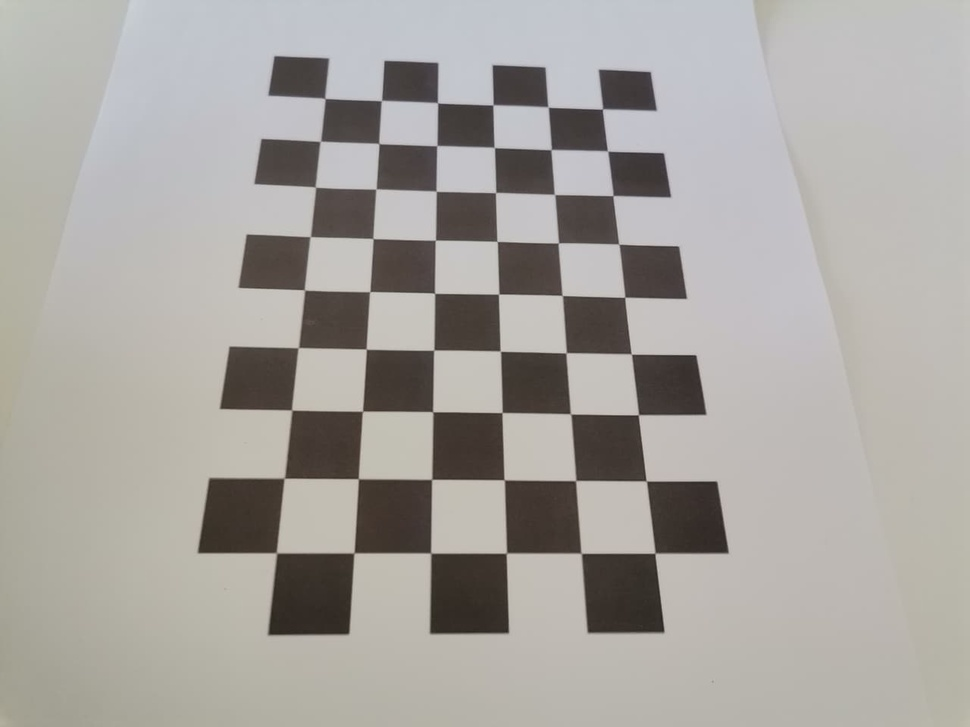
#> input picture Cheesboard/left (1).jpeg, 970 x 727 px, shrunk from 1280 x 960 before the run
$ python camera_calibration.py 'Cheesboard/left (1).jpeg'
#> lines starting #> are read from the running program, lines starting #| are printed output that depends on the picture; long printed decimals are rounded
### common.py

from __future__ import print_function
import sys
PY3 = sys.version_info[0] == 3

if PY3:
    from functools import reduce

import numpy as np
import cv2 as cv

import os
import itertools as it
from contextlib import contextmanager

image_extensions = ['.bmp', '.jpg', '.jpeg', '.png', '.tif', '.tiff', '.pbm', '.pgm', '.ppm']

class Bunch(object):
    def __init__(self, **kw):
        self.__dict__.update(kw)
    def __str__(self):
        return str(self.__dict__)

def splitfn(fn):
    path, fn = os.path.split(fn)
    name, ext = os.path.splitext(fn)
    return path, name, ext

def anorm2(a):
    return (a*a).sum(-1)
def anorm(a):
    return np.sqrt( anorm2(a) )

# [44 lines left out: functions homotrans, to_rect, rect2rect_mtx, lookat, mtx2rvec, draw_str, not called in this run]

class Sketcher:
    # [8 lines left out: function __init__, not called in this run]

    def show(self):
        cv.imshow(self.windowname, self.dests[0])

    # [13 lines left out: function on_mouse, not called in this run]


_jet_data =   {'red':   ((0., 0, 0), (0.35, 0, 0), (0.66, 1, 1), (0.89,1, 1),
                         (1, 0.5, 0.5)),
               'green': ((0., 0, 0), (0.125,0, 0), (0.375,1, 1), (0.64,1, 1),
                         (0.91,0,0), (1, 0, 0)),
               'blue':  ((0., 0.5, 0.5), (0.11, 1, 1), (0.34, 1, 1), (0.65,0, 0),
                         (1, 0, 0))}

cmap_data = { 'jet' : _jet_data }

# [14 lines left out: function make_cmap, not called in this run]

def nothing(*arg, **kw):
    pass

def clock():
    return cv.getTickCount() / cv.getTickFrequency()

# [8 lines left out: function Timer, not called in this run]

class StatValue:
    def __init__(self, smooth_coef = 0.5):
        self.value = None
        self.smooth_coef = smooth_coef
    # [6 lines left out: function update, not called in this run]

class RectSelector:
    # [31 lines left out: functions __init__, onmouse, draw, not called in this run]
    @property
    def dragging(self):
        return self.drag_rect is not None


# [20 lines left out: functions grouper, mosaic, not called in this run]

def getsize(img):
    h, w = img.shape[:2]
    return w, h

def mdot(*args):
    return reduce(np.dot, args)

# [4 lines left out: function draw_keypoints, not called in this run]

### camera_calibration.py

from __future__ import print_function

import numpy as np
import cv2 as cv

# local modules
from common import splitfn


# built-in modules
import os

def main():
    import sys
    import getopt
    from glob import glob

    args, img_names = getopt.getopt(sys.argv[1:], 'w:h:t:', ['debug=','square_size=', 'marker_size=',
                                                      'aruco_dict=', 'threads=', ])
    args = dict(args)
    args.setdefault('--debug', './output/')
    args.setdefault('-w', 6)
    args.setdefault('-h', 9)
    args.setdefault('-t', 'chessboard')
    args.setdefault('--square_size', 10)
    args.setdefault('--marker_size', 5)
    args.setdefault('--aruco_dict', 'DICT_4X4_50')
    args.setdefault('--threads', 4)

    if not img_names:
        img_mask = 'data/left*.jpeg'  # default
        img_names = glob(img_mask)

    debug_dir = args.get('--debug')
    if debug_dir and not os.path.isdir(debug_dir):
        os.mkdir(debug_dir)

    height = int(args.get('-h'))
    width = int(args.get('-w'))
    pattern_type = str(args.get('-t'))
    square_size = float(args.get('--square_size'))
    marker_size = float(args.get('--marker_size'))
    aruco_dict_name = str(args.get('--aruco_dict'))

    pattern_size = (width, height)
    if pattern_type == 'chessboard':
        pattern_points = np.zeros((np.prod(pattern_size), 3), np.float32)
        pattern_points[:, :2] = np.indices(pattern_size).T.reshape(-1, 2)
        pattern_points *= square_size

    obj_points = []
    img_points = []
    h, w = cv.imread(img_names[0], cv.IMREAD_GRAYSCALE).shape[:2]  # TODO: use imquery call to retrieve results
#> h = 727; w = 970

    aruco_dicts = {
        'DICT_4X4_50': cv.aruco.DICT_4X4_50,
        'DICT_4X4_100': cv.aruco.DICT_4X4_100,
        'DICT_4X4_250': cv.aruco.DICT_4X4_250,
        'DICT_4X4_1000': cv.aruco.DICT_4X4_1000,
        'DICT_5X5_50': cv.aruco.DICT_5X5_50,
        'DICT_5X5_100': cv.aruco.DICT_5X5_100,
        'DICT_5X5_250': cv.aruco.DICT_5X5_250,
        'DICT_5X5_1000': cv.aruco.DICT_5X5_1000,
        'DICT_6X6_50': cv.aruco.DICT_6X6_50,
        'DICT_6X6_100': cv.aruco.DICT_6X6_100,
        'DICT_6X6_250': cv.aruco.DICT_6X6_250,
        'DICT_6X6_1000': cv.aruco.DICT_6X6_1000,
        'DICT_7X7_50': cv.aruco.DICT_7X7_50,
        'DICT_7X7_100': cv.aruco.DICT_7X7_100,
        'DICT_7X7_250': cv.aruco.DICT_7X7_250,
        'DICT_7X7_1000': cv.aruco.DICT_7X7_1000,
        'DICT_ARUCO_ORIGINAL': cv.aruco.DICT_ARUCO_ORIGINAL,
        'DICT_APRILTAG_16h5': cv.aruco.DICT_APRILTAG_16h5,
        'DICT_APRILTAG_25h9': cv.aruco.DICT_APRILTAG_25h9,
        'DICT_APRILTAG_36h10': cv.aruco.DICT_APRILTAG_36h10,
        'DICT_APRILTAG_36h11': cv.aruco.DICT_APRILTAG_36h11,
        'DICT_ARUCO_MIP_36h12': cv.aruco.DICT_ARUCO_MIP_36h12
    }

    if (aruco_dict_name not in set(aruco_dicts.keys())):
        print("unknown aruco dictionary name")
        return None
    aruco_dict = cv.aruco.getPredefinedDictionary(aruco_dicts[aruco_dict_name])
    board = cv.aruco.CharucoBoard(pattern_size, square_size, marker_size, aruco_dict)
    charuco_detector = cv.aruco.CharucoDetector(board)

    def processImage(fn):
#> called with fn = 'Cheesboard/left (1).jpeg'
        print('processing %s... ' % fn)
        img = cv.imread(fn, cv.IMREAD_GRAYSCALE)
        if img is None:
            print("Failed to load", fn)
            return None

        assert w == img.shape[1] and h == img.shape[0], ("size: %d x %d ... " % (img.shape[1], img.shape[0]))
        found = False
        corners = 0
        if pattern_type == 'chessboard':
            found, corners = cv.findChessboardCorners(img, pattern_size)
#> found = True; corners = 54 rows, first 8: [324.5, 98.58], [382.8, 101.4], [437.5, 103], [493.5, 105.4], [548, 106.9], [602.5, 109.2], [320.8, 141.6], [379.4, 142.7]
            if found:
                term = (cv.TERM_CRITERIA_EPS + cv.TERM_CRITERIA_COUNT, 30, 0.1)
                cv.cornerSubPix(img, corners, (5, 5), (-1, -1), term)
                frame_img_points = corners.reshape(-1, 2)
#> frame_img_points = 54 pairs, first value 276.5 to 655, second value 98.47 to 553.4
                frame_obj_points = pattern_points
        elif pattern_type == 'charucoboard':
            corners, charucoIds, _, _ = charuco_detector.detectBoard(img)
            if (len(corners) > 0):
                frame_obj_points, frame_img_points = board.matchImagePoints(corners, charucoIds)
                found = True
            else:
                found = False
        else:
            print("unknown pattern type", pattern_type)
            return None

        if debug_dir:
            vis = cv.cvtColor(img, cv.COLOR_GRAY2BGR)
            if pattern_type == 'chessboard':
                cv.drawChessboardCorners(vis, pattern_size, corners, found)
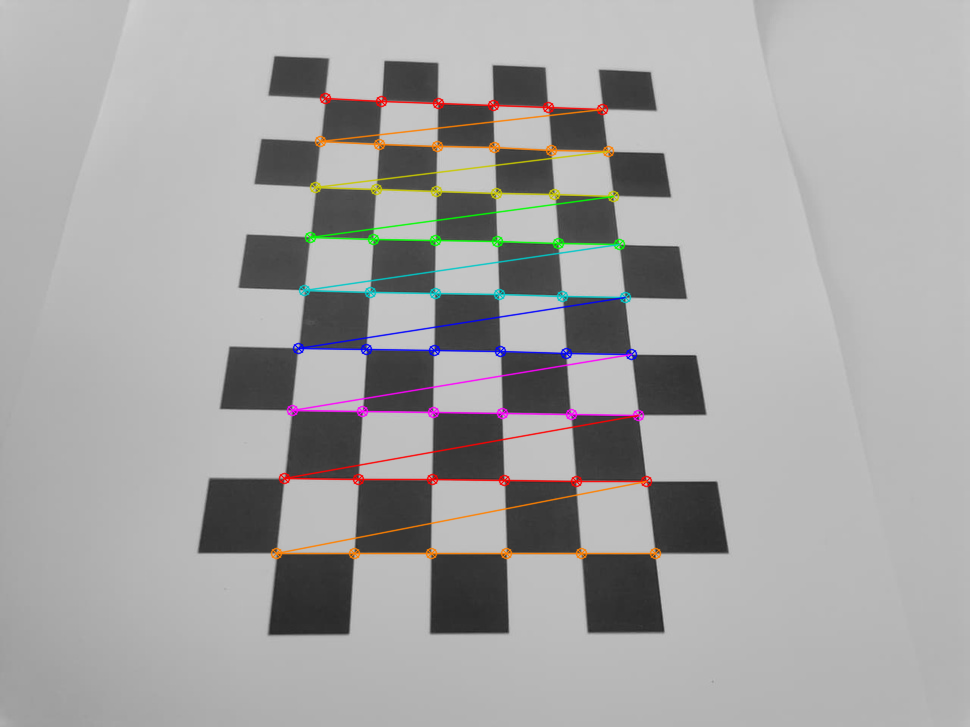
#> vis: shape (727, 970, 3); mean B, G, R 163.4, 163.7, 164.6
            elif pattern_type == 'charucoboard':
                cv.aruco.drawDetectedCornersCharuco(vis, corners, charucoIds=charucoIds)
            _path, name, _ext = splitfn(fn)
            outfile = os.path.join(debug_dir, name + '_board.png')
            cv.imwrite(outfile, vis)

        if not found:
            print('pattern not found')
            return None

        print('           %s... OK' % fn)
        return (frame_img_points, frame_obj_points)

    threads_num = int(args.get('--threads'))
    if threads_num <= 1:
        chessboards = [processImage(fn) for fn in img_names]
    else:
        print("Run with %d threads..." % threads_num)
        from multiprocessing.dummy import Pool as ThreadPool
        pool = ThreadPool(threads_num)
        chessboards = pool.map(processImage, img_names)
#> chessboards = 1 item

    chessboards = [x for x in chessboards if x is not None]
    for (corners, pattern_points) in chessboards:
        img_points.append(corners)
        obj_points.append(pattern_points)
#> this loop made 1 pass
#> after the loop, img_points = 1 point arrays, longest 54 points; obj_points = 1 item

    # calculate camera distortion
    rms, camera_matrix, dist_coefs, _rvecs, _tvecs = cv.calibrateCamera(obj_points, img_points, (w, h), None, None)
#> rms = 0.259; camera_matrix = [[687.7, 0, 471.8], [0, 688.1, 387.3], [0, 0, 1]]; dist_coefs = [[0.0582, -0.551, 0.00103, -0.000115, 1.47]]

    print("\nRMS:", rms)
#| RMS: 0.259
    print("camera matrix:\n", camera_matrix)
#| camera matrix:
#|  [[687.685   0.         471.758]
#|  [  0.         688.134 387.320 ]
#|  [  0.           0.           1.        ]]
    print("distortion coefficients: ", dist_coefs.ravel())
#| distortion coefficients:  [ 5.82192272e-02 -5.51087130e-01  1.02993886e-03 -1.14634068e-04
#|   1.46804969e+00]

    # undistort the image with the calibration
    print('')
    for fn in img_names if debug_dir else []:
        _path, name, _ext = splitfn(fn)
        img_found = os.path.join(debug_dir, name + '_board.png')
        outfile = os.path.join(debug_dir, name + '_undistorted.png')

        img = cv.imread(img_found)
        if img is None:
            continue

        h, w = img.shape[:2]
        newcameramtx, roi = cv.getOptimalNewCameraMatrix(camera_matrix, dist_coefs, (w, h), 1, (w, h))
#> newcameramtx = [[722.4, 0, 475.5], [0, 692.2, 386.7], [0, 0, 1]]; roi = (99, 116, 739, 539)

        dst = cv.undistort(img, camera_matrix, dist_coefs, None, newcameramtx)
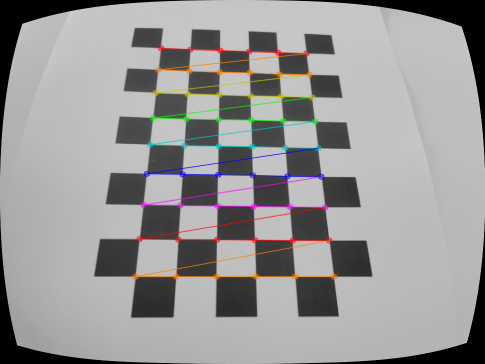
#> dst: shape (727, 970, 3) (shown at 1/2 size); mean B, G, R 151.4, 151.7, 152.6

        # crop and save the image
        x, y, w, h = roi
#> x = 99; y = 116; w = 739; h = 539
        dst = dst[y:y+h, x:x+w]
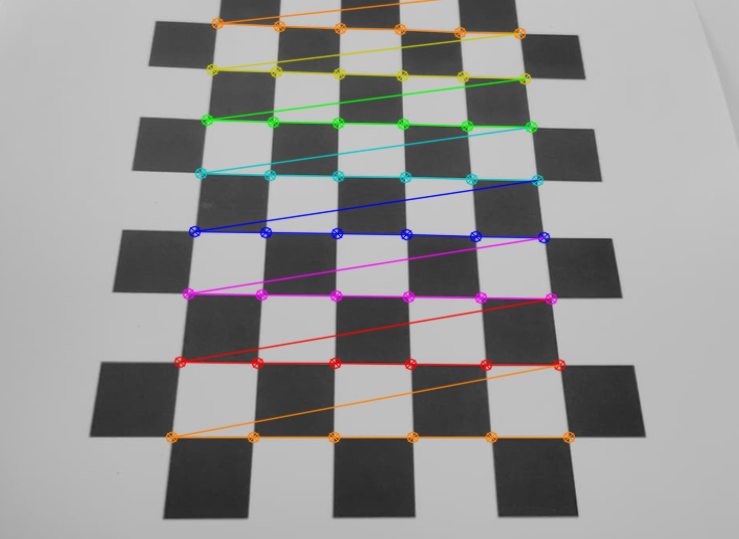
#> dst: shape (539, 739, 3); mean B, G, R 148.4, 148.9, 150

        print('Undistorted image written to: %s' % outfile)
        cv.imwrite(outfile, dst)

    print('Done')


if __name__ == '__main__':
    print(__doc__)
    main()
    cv.destroyAllWindows()

$ run again, on Cheesboard/left (11).jpeg
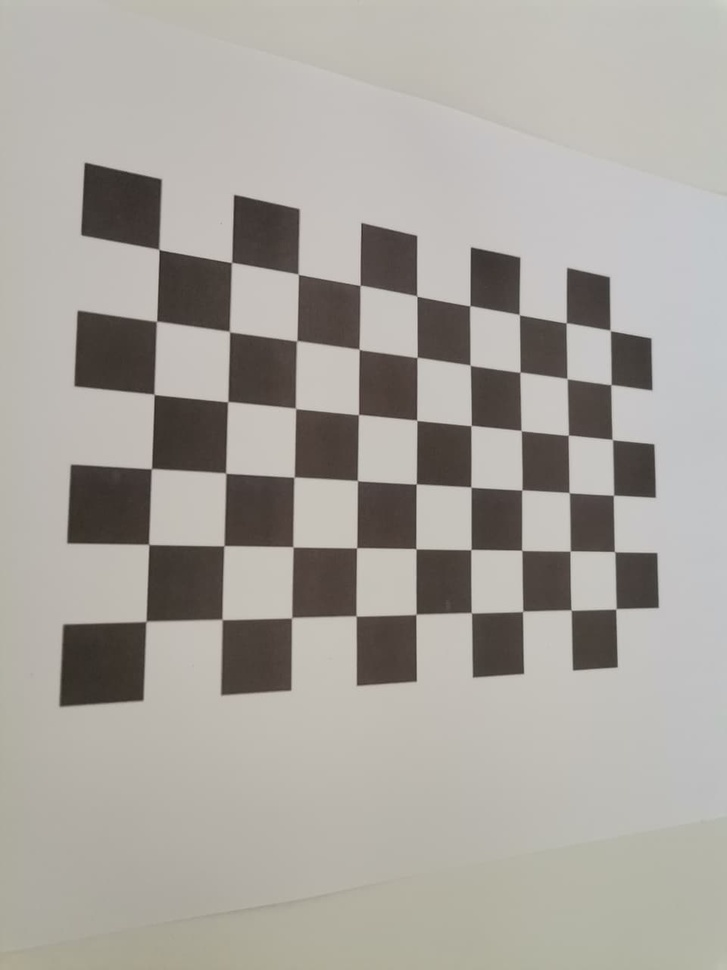
#> input picture Cheesboard/left (11).jpeg, 727 x 970 px, shrunk from 960 x 1280 before the run
#> in main, `h, w = cv.imread(img_names[0], cv.IMREAD_GRAYSCALE).shape[:2]`: h = 970; w = 727
#> found = True; corners = 54 rows, first 8: [145.5, 620.4], [149.7, 543.6], [150.9, 467.8], [154.5, 395.1], [157.1, 321.5], [160.3, 249.2], [221.2, 620.7], [225.5, 546.5]
#> frame_img_points = 54 pairs, first value 146 to 615.9, second value 249.4 to 621.3
#> in processImage, `cv.drawChessboardCorners(vis, pattern_size, corners, found)`:
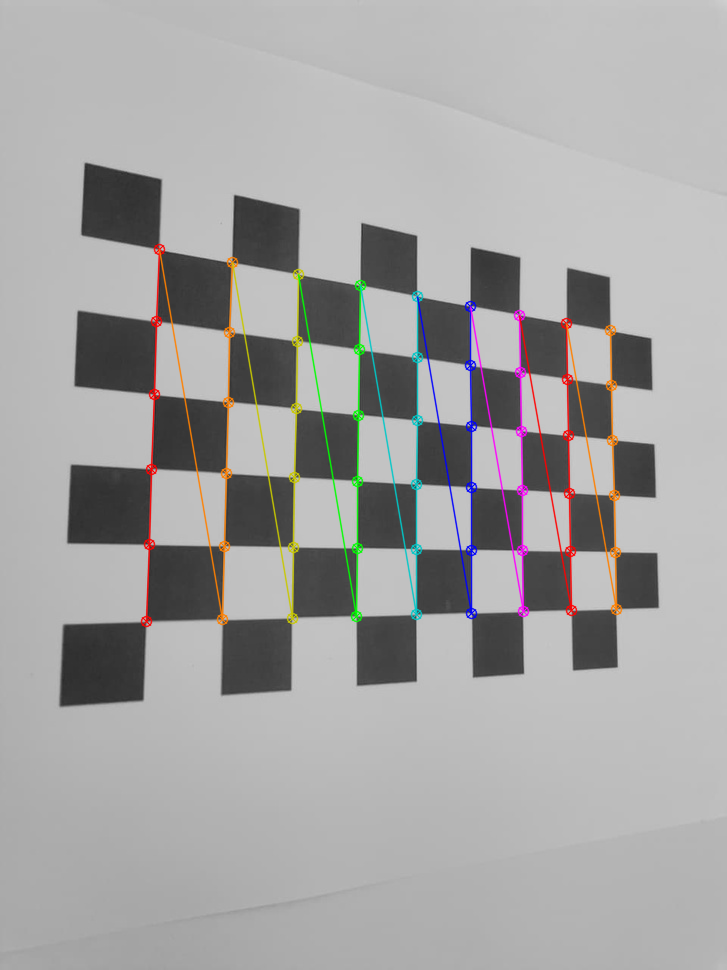
#> vis: shape (970, 727, 3); mean B, G, R 163.2, 163.6, 164.4
#> chessboards = 1 item
#> the loop in main, `for (corners, pattern_points) in chessboards:` made 1 pass
#> after the loop in main, `for (corners, pattern_points) in chessboards:`: img_points = 1 point arrays, longest 54 points; obj_points = 1 item
#> rms = 0.24; camera_matrix = [[897.8, 0, 361.5], [0, 859.7, 464.1], [0, 0, 1]]; dist_coefs = [[-0.156, 1.97, -0.00194, 0.000491, -7.13]]
#| RMS: 0.2397
#| camera matrix:
#|  [[897.785   0.         361.500 ]
#|  [  0.         859.681 464.089]
#|  [  0.           0.           1.        ]]
#| distortion coefficients:  [-1.56015559e-01  1.97461808e+00 -1.93695670e-03  4.91328321e-04
#|  -7.13205608e+00]
#> newcameramtx = [[852.9, 0, 361.2], [0, 479.8, 687.2], [0, 0, 1]]; roi = (18, 428, 690, 541)
#> in main, `x, y, w, h = roi`: x = 18; y = 428; w = 690; h = 541
#> in main, `dst = dst[y:y+h, x:x+w]`:
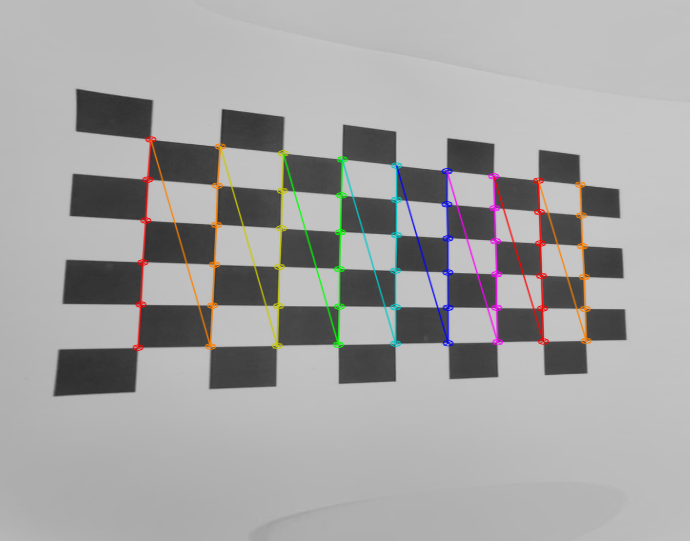
#> dst: shape (541, 690, 3); mean B, G, R 163.5, 163.9, 164.7

$ run again, on Cheesboard/left (12).jpeg
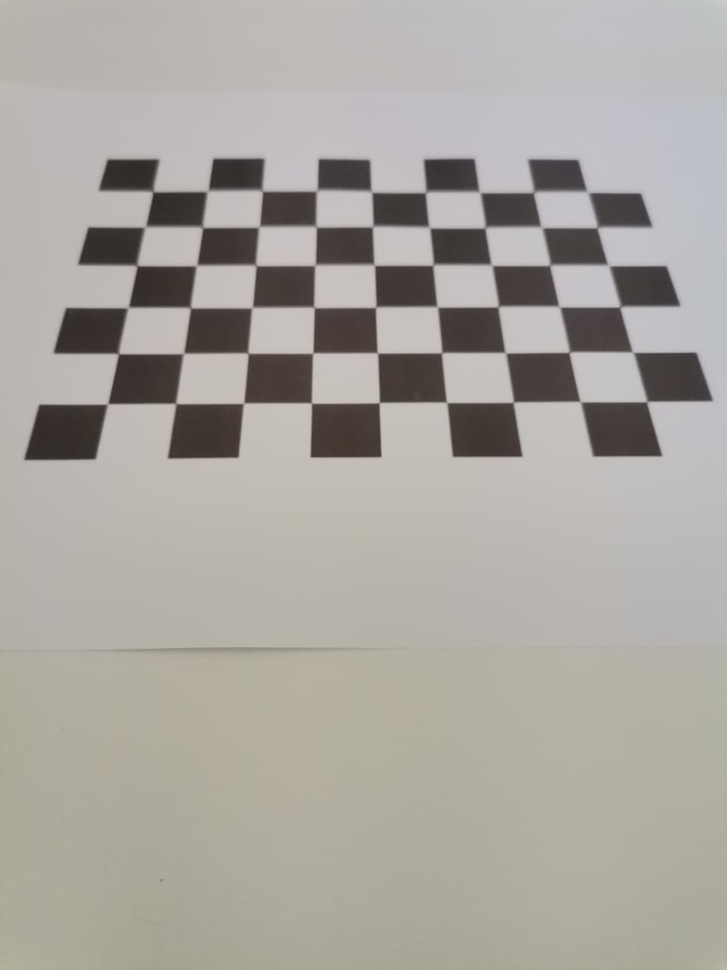
#> input picture Cheesboard/left (12).jpeg, 727 x 970 px, shrunk from 960 x 1280 before the run
#> in main, `h, w = cv.imread(img_names[0], cv.IMREAD_GRAYSCALE).shape[:2]`: h = 970; w = 727
#> found = True; corners = 54 rows, first 8: [111, 402], [118.8, 353.8], [129.6, 306.9], [137.6, 265.7], [144.3, 228.1], [153.3, 191.8], [176.1, 403.6], [184.4, 352.7]
#> frame_img_points = 54 pairs, first value 107.6 to 646.7, second value 190.8 to 403.9
#> in processImage, `cv.drawChessboardCorners(vis, pattern_size, corners, found)`:
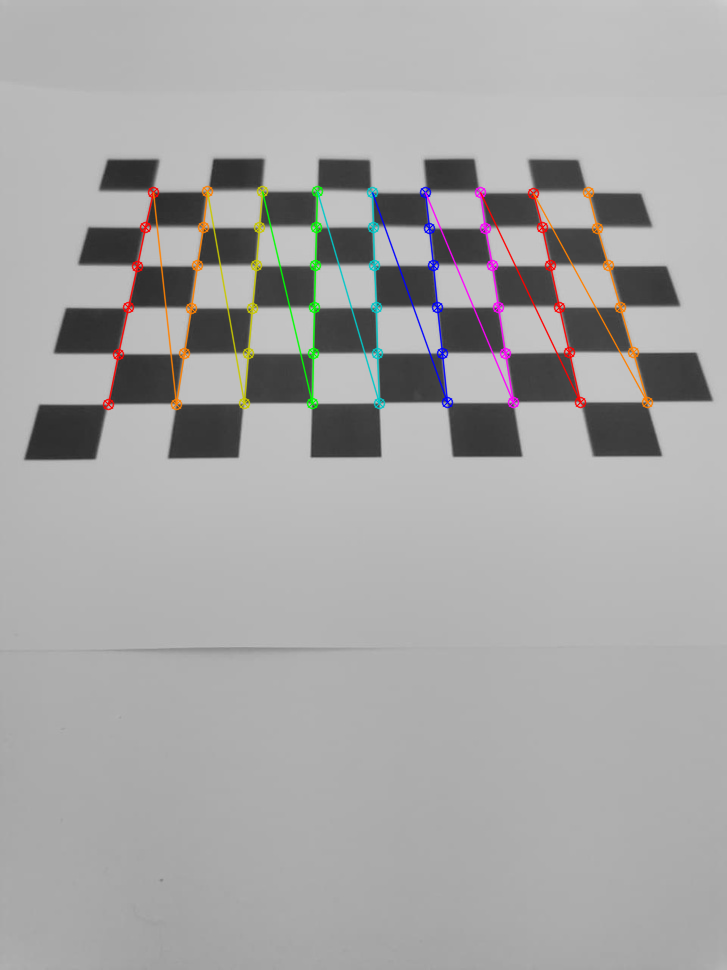
#> vis: shape (970, 727, 3); mean B, G, R 165.5, 165.8, 166.4
#> chessboards = 1 item
#> the loop in main, `for (corners, pattern_points) in chessboards:` made 1 pass
#> after the loop in main, `for (corners, pattern_points) in chessboards:`: img_points = 1 point arrays, longest 54 points; obj_points = 1 item
#> rms = 0.341; camera_matrix = [[761.6, 0, 372.5], [0, 784.7, 528.9], [0, 0, 1]]; dist_coefs = [[0.00984, -0.141, -0.00125, 0.00476, 0.293]]
#| RMS: 0.3407
#| camera matrix:
#|  [[761.554   0.         372.527]
#|  [  0.         784.686 528.875]
#|  [  0.           0.           1.        ]]
#| distortion coefficients:  [ 0.009844 -0.1407 -0.001247   0.004756  0.2926]
#> newcameramtx = [[759.3, 0, 375.2], [0, 785, 526.5], [0, 0, 1]]; roi = (11, 13, 704, 950)
#> in main, `x, y, w, h = roi`: x = 11; y = 13; w = 704; h = 950
#> in main, `dst = dst[y:y+h, x:x+w]`:
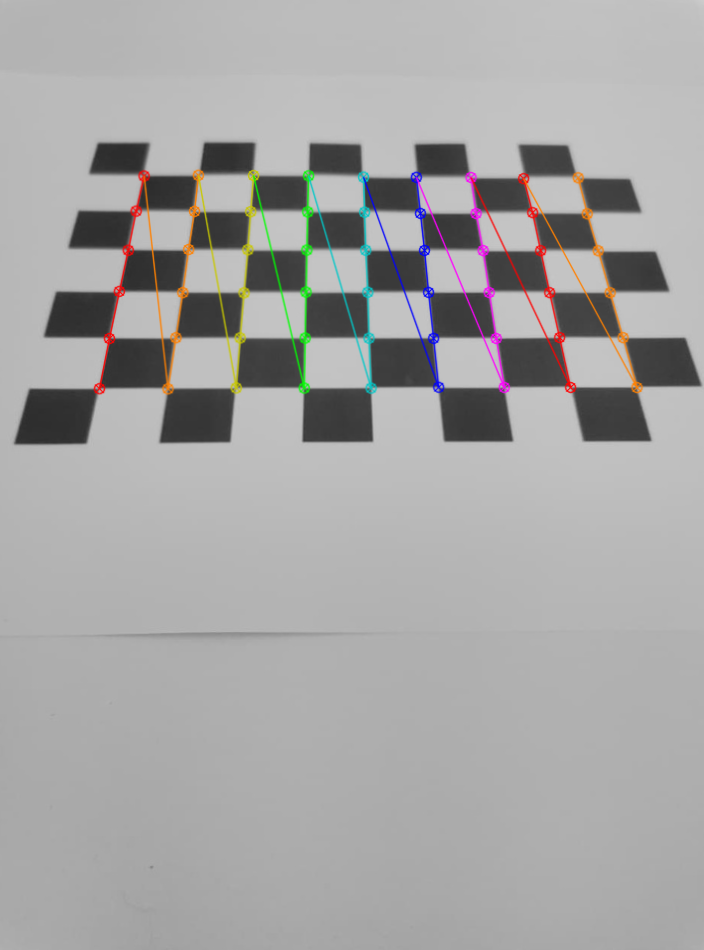
#> dst: shape (950, 704, 3); mean B, G, R 164.7, 165, 165.6
